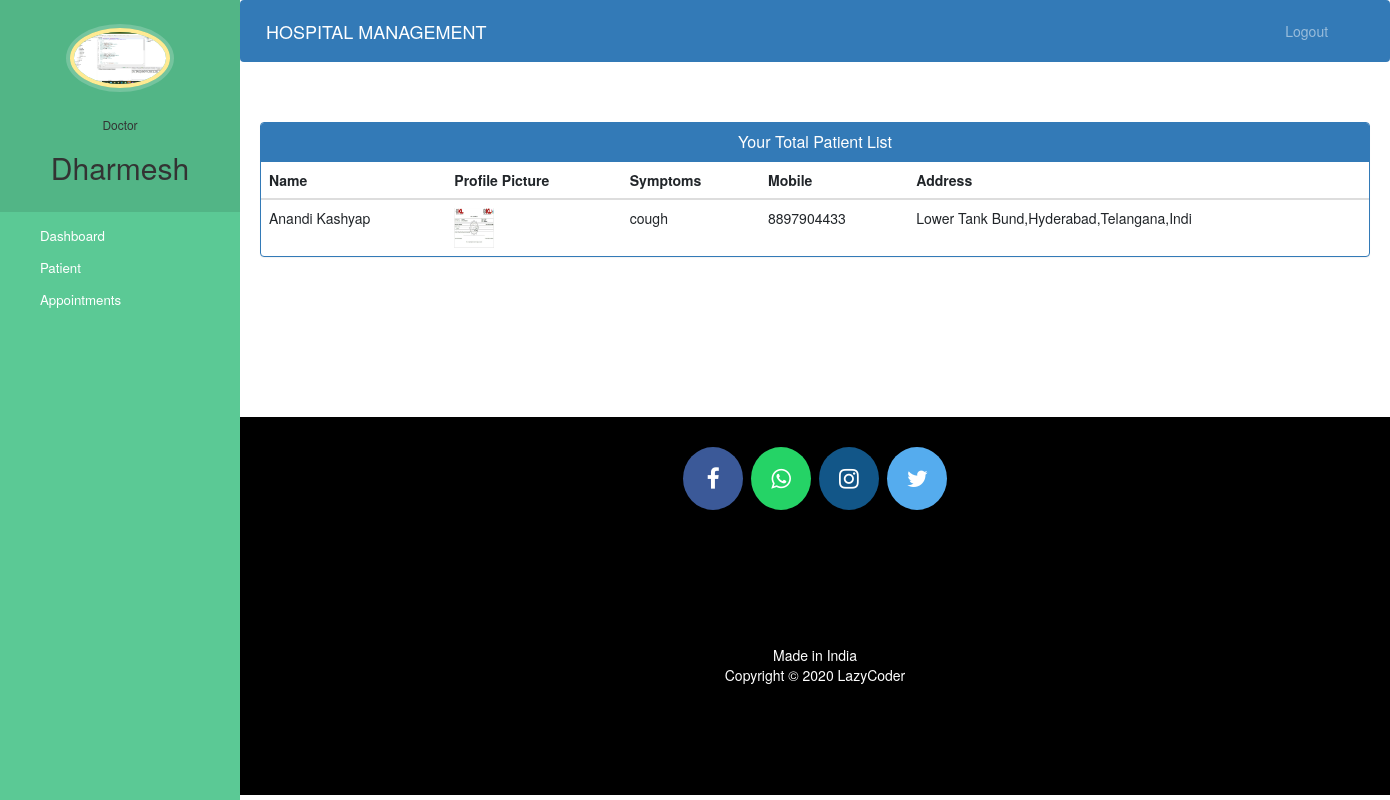
Page /doctor-view-patient (signed in) on the committed database.
### hospital/models.py (models this page shows, shortened)
class Doctor(models.Model):
    user=models.OneToOneField(User,on_delete=models.CASCADE)
    profile_pic= models.ImageField(upload_to='profile_pic/DoctorProfilePic/',null=True,blank=True)
    address = models.CharField(max_length=40)
    mobile = models.CharField(max_length=20,null=True)
    department= models.CharField(max_length=50,choices=departments,default='Cardiologist')
    status=models.BooleanField(default=False)

class Patient(models.Model):
    user=models.OneToOneField(User,on_delete=models.CASCADE)
    profile_pic= models.ImageField(upload_to='profile_pic/PatientProfilePic/',null=True,blank=True)
    address = models.CharField(max_length=40)
    mobile = models.CharField(max_length=20,null=False)
    symptoms = models.CharField(max_length=100,null=False)
    assignedDoctorId = models.PositiveIntegerField(null=True)
    admitDate=models.DateField(auto_now=True)
    status=models.BooleanField(default=False)
    @property
    def get_name(self):
        return self.user.first_name+" "+self.user.last_name

### hospital/views.py (the view)
# urls.py: path('doctor-view-patient', views.doctor_view_patient_view,name='doctor-view-patient'),
@login_required(login_url='doctorlogin')
@user_passes_test(is_doctor)
def doctor_view_patient_view(request):
    patients = models.Patient.objects.all().filter(status=True, assignedDoctorId=request.user.id)
    doctor = models.Doctor.objects.get(user_id=request.user.id)  # for profile picture of doctor in sidebar
    return render(request, 'hospital/doctor_view_patient.html', {'patients': patients, 'doctor': doctor})

### hospital/views.py (called while the page is built)
def is_doctor(user):
    return user.groups.filter(name='DOCTOR').exists()

### templates/hospital/doctor_view_patient.html (shortened to what this page needs)
{% extends 'hospital/doctor_base.html' %}
{% block content %}
{%load static%}
<head>
  <link href="//netdna.bootstrapcdn.com/bootstrap/3.0.0/css/bootstrap.min.css" rel="stylesheet" id="bootstrap-css">
</head>
<div class="container">
  <div class="panel panel-primary">
    <div class="panel-heading">
      <h6 class="panel-title">Your Total Patient List</h6>
    </div>
    <table class="table table-hover" id="dev-table">
      <thead>
        <tr>
          <th>Name</th>
          <th>Profile Picture</th>
          <th>Symptoms</th>
          <th>Mobile</th>
          <th>Address</th>
        </tr>
      </thead>
      {% for p in patients %}
      <tr>
        <td> {{p.get_name}}</td>
        <td> <img src="{% static p.profile_pic.url %}" alt="Profile Pic" height="40px" width="40px" /></td>
        <td>{{p.symptoms}}</td>
        <td>{{p.mobile}}</td>
        <td>{{p.address}}</td>
      </tr>
      {% endfor %}
    </table>
  </div>
</div>
{% endblock content %}

### templates/hospital/doctor_base.html (shortened to what this page needs)
<!DOCTYPE html>
{% load static %}
<html lang="en">
<head>
  <link rel="stylesheet" href="https://stackpath.bootstrapcdn.com/bootstrap/4.3.1/css/bootstrap.min.css">
  <link rel="stylesheet" href="https://maxcdn.bootstrapcdn.com/font-awesome/4.7.0/css/font-awesome.min.css">
</head>
<body>
  <nav class="menu" tabindex="0">
    <header class="avatar">
      <img src="{% static doctor.profile_pic.url %}" alt="Profile Pic" />
      <br><br>
      <h6>Doctor</h6>
      <h2>{{request.user.first_name}}</h2>
    </header>
    <ul>
      <li tabindex="0" class="icon-dashboard"> <a style="color:white; text-decoration:none;" href="/doctor-dashboard"><span>Dashboard</span></a> </li>
      <li tabindex="0" class="icon-users"> <a style="color:white; text-decoration:none;" href="/doctor-patient"><span>Patient</span></a></li>
      <li tabindex="0" class="icon-calendar"> <a style="color:white; text-decoration:none;" href="/doctor-appointment"><span>Appointments</span></a></li>
    </ul>
  </nav>
  <main>
    <div class="bs-example">
      <nav class="navbar navbar-expand-md  navbar-dark fixed-top" style="background:#337AB7;">
        <a href="/doctor-dashboard" class="navbar-brand">HOSPITAL MANAGEMENT</a>
        <div class="collapse navbar-collapse justify-content-between" id="navbarCollapse">
          <div class="navbar-nav" style=" margin-left: 90%;">
            <a href="/logout" class="nav-item nav-link">Logout</a>
          </div>
        </div>
      </nav>
    </div>
    <br><br>
    {% block content %}
    {% endblock content %}
    <br><br><br><br><br><br><br>
    <footer>
      <p>
        <a id="ftr" href="https://facebook.com/sumit.luv/" class="fa fa-facebook"></a>
        <a id="ftr" href="https://api.whatsapp.com/send?phone=919572181024&text=Hello%20Sumit.%0d%0aHow%20are%20you%20%3f%0d%0aI%20came%20from%20your%20website.&source=&data=#" class="fa fa-whatsapp"></a>
        <a id="ftr" href="https://instagram.com/sumit.luv" class="fa fa-instagram"></a>
        <a id="ftr" href="https://twitter.com/sumitkumar1503" class="fa fa-twitter"></a>
      </p>
      <br>
      <div class="container">
        <div class="row">
          <div class="col-md-12 col-sm-12">
            <div style="color:#ffffff;" class="wow fadeInUp footer-copyright">
              <p>Made in India <br>
                Copyright &copy; 2020 LazyCoder </p>
            </div>
          </div>
        </div>
      </div>
    </footer>
  </main>
</body>
</html>

### templates/hospital/doctor_base.html (style rules this page uses)
a:link { text-decoration: none; }
a { color: white; }
footer { padding: 0px 0px 0px 0px; background-color: black; margin: 0px; }
#ftr { padding: 20px; }
.fa { font-size: 23px; width: 60px; text-align: center; text-decoration: none; margin: 5px 2px; border-radius: 50%; }
.fa-facebook { background: #3B5998; color: white; margin-top: 30px; }
.fa-whatsapp { background: #25d366; color: white; }
.fa-twitter { background: #55ACEE; color: white; }
.fa-instagram { background: #125688; color: white; }
p { text-align: center; }
body { padding-left: 240px; }
main { position: relative; height: 100vh; }
.menu { background: #5bc995; height: 100vh; width: 240px; position: fixed; top: 0px; left: 0; z-index: 5; outline: none; }
.menu .avatar { background: rgba(0, 0, 0, 0.1); padding: 2em 0.5em; text-align: center; }
.menu .avatar img { width: 100px; border-radius: 50%; overflow: hidden; border: 4px solid #ffea92; box-shadow: 0 0 0 4px rgba(255, 255, 255, 0.2); }
.menu .avatar h2 { font-weight: normal; margin-bottom: 0; }
.menu ul { list-style: none; padding: 0.5em 0; margin: 0; }
.menu ul li { padding: 0.5em 1em 0.5em 3em; font-size: 0.95em; font-weight: regular; background-repeat: no-repeat; background-position: left 15px center; background-size: auto 20px; transition: all 0.15s linear; cursor: pointer; }
.menu ul li.icon-dashboard { background-image: url("http://www.entypo.com/images//gauge.svg"); }
.menu ul li.icon-users { background-image: url("http://www.entypo.com/images//users.svg"); }
.menu ul li.icon-calendar { background-image: url("http://www.entypo.com/images//calendar.svg"); }

### templates/hospital/doctor_view_patient.html (style rules this page uses)
a:link { text-decoration: none; }
h6 { text-align: center; }
.row { margin: 100px; }

### rows in the picture
Doctor: profile_pic (picture)
Patient: get_name "Anandi Kashyap", profile_pic (picture), symptoms "cough", mobile "8897904433", address "Lower Tank Bund,Hyderabad,Telangana,Indi"

### other values in the picture
{{ request.user.first_name }} "Dharmesh"
